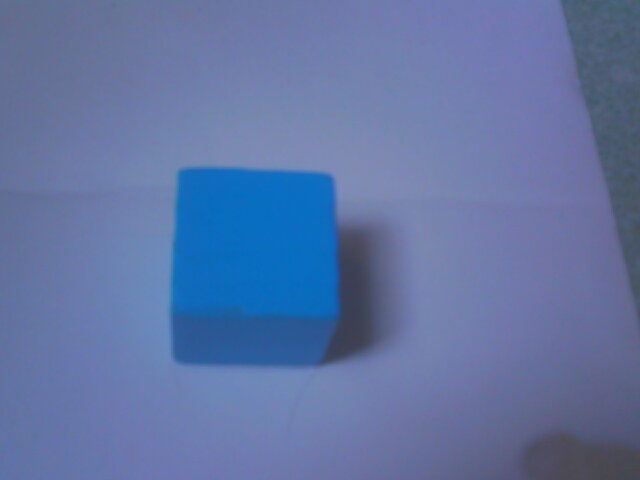
#> input picture blue.jpg, 640 x 480 px, given in place of the camera
$ python tracking.py
#> lines starting #> are read from the running program, lines starting #| are printed output that depends on the picture; after the words box and inside, x2 and y2 are one past the last pixel; in counts of white or black regions, pixels touching at a corner belong together
import cv2
import numpy as np
import time

u = np.array([[0.1], [0.1]])
x = np.array([[0], [0], [0], [0]])
H = np.array([[1, 0, 0, 0], [0, 1, 0, 0]])
R = np.array([[0.001, 0], [0, 0.001]])
I = np.eye(4)
start_time = time.time()
video = cv2.VideoCapture(0)
while True:
    current_time = time.time()
    dt = current_time - start_time
    start_time = time.time()
    A = np.array([[1, 0, dt, 0], [0, 1, 0, dt], [0, 0, 1, 0], [0, 0, 0, 1]])
    B = np.array([[0.5 * (dt**2), 0], [0, 0.5 * (dt**2)], [dt, 0], [0, dt]])
    St = (
        np.array(
            [
                [0.25 * (dt**4), 0, 0, 0],
                [0, 0.25 * (dt**4), 0, 0],
                [0, 0, dt**2, 0],
                [0, 0, 0, dt**2],
            ]
        )
        * 1000000
    )
    Q = np.array(
        [
            [0.25 * (dt**4), 0, 0.5 * (dt**3), 0],
            [0, 0.25 * (dt**4), 0, 0.5 * (dt**3)],
            [0.5 * (dt**3), 0, dt**2, 0],
            [0, 0.5 * (dt**3), 0, dt**2],
        ]
    )
    ret, frame = video.read()
#> frame is the input picture: shape (480, 640, 3); mean B, G, R 163.6, 116.2, 96.6
    hsv = cv2.cvtColor(frame, cv2.COLOR_BGR2LAB)
#> hsv: shape (480, 640, 3); mean of channels 0, 1, 2 126, 134.4, 100.7
    mask = cv2.inRange(hsv, (0, 118, 70), (188, 255, 117))
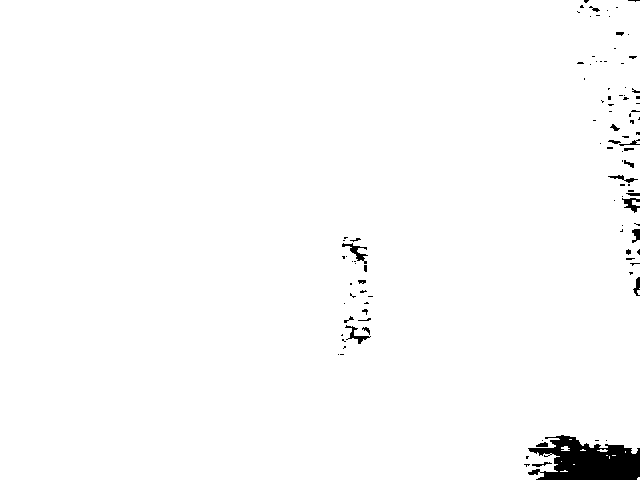
#> mask: shape (480, 640); 98.4% white; 103 black regions (81 under 20 px)
    contours, _ = cv2.findContours(
        mask, cv2.RETR_EXTERNAL, cv2.CHAIN_APPROX_NONE)
#> contours = 16 contours, 14 with area under 20; largest, box (x1, y1, x2, y2) and area: (0, 0, 640, 480) 302033, (632, 200, 640, 206) 24
    for contour in contours:
        area = cv2.contourArea(contour)
        if area > 300:
            (x_con, y_con), radius = cv2.minEnclosingCircle(contour)
            # cv2.circle(frame, (int(x_con), int(y_con)), int(radius) + 2, (0, 255, 0), 2)
            Y = np.array([[int(x_con)], [int(y_con)]])
            x = np.dot(A, x) + np.dot(B, u)
            St = np.dot(np.dot(A, St), A.T) + Q
#> this loop made 16 passes
#> (area, x_con, y_con, radius, Y, x) on pass 16: (302033, 319.1, 239.5, 399, [319, 239], [1.01e-06, 1.01e-06, 0.000449, 0.000449])
#> area on pass 15: 24
    if "Y" in locals():
        V = np.dot(np.dot(H, St), H.T) + R
#> V = [[0.00151, 0], [0, 0.00151]]
        K = np.dot(np.dot(St, H.T), np.linalg.inv(V))
#> K = [[0.337, 0], [0, 0.337], [60.09, 0], [0, 60.09]]
        x = x + np.dot(K, Y - np.dot(H, x))
#> x = [107.7, 80.66, 19168.9, 14361.6]
        St = np.dot(I - np.dot(K, H), St)
#> St = [[0.000337, 0, 0.0601, 0], [0, 0.000337, 0, 0.0601], [0.0601, 0, 14.74, 0], [0, 0.0601, 0, 14.74]]
        cv2.circle(frame, (int(x[0]), int(x[1])),
                   int(radius) + 2, (0, 0, 255), 2)
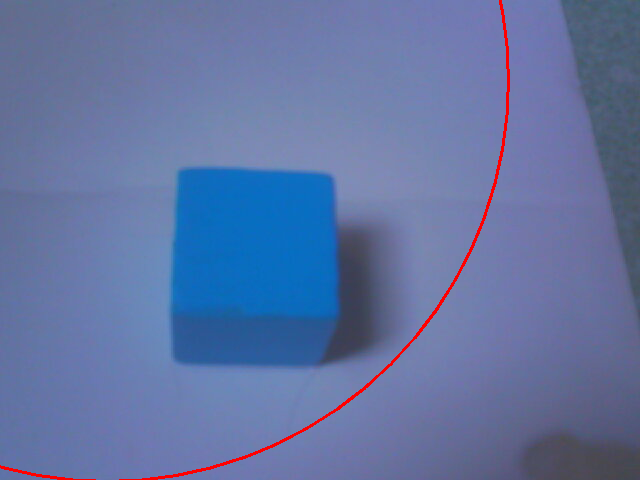
#> frame: shape (480, 640, 3); 0.74% of pixels changed, all inside (x1, y1, x2, y2) = (0, 0, 510, 480)
    cv2.imshow("video", frame)
    if cv2.waitKey(1) == ord("q"):
#> (key q is pressed here)
        break
video.release()
cv2.destroyAllWindows()
